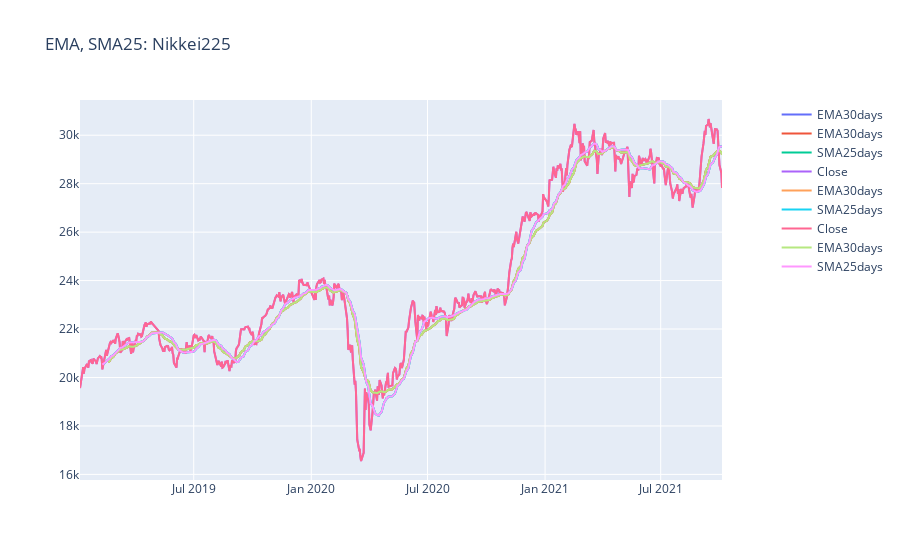

Notebook code for this chart:
### Code cell
fig_ma.add_trace(go.Line(x=yahoo_n225.index,  # Close
                     y=yahoo_n225['Close'],
                     name="Close"),
              row=1, col=1)

fig_ma.add_trace(go.Line(x=ema_30.index,  # EMA
                     y=ema_30,
                     name="EMA30days"),
              row=1, col=1)

fig_ma.add_trace(go.Line(x=sma25.index,  # SMA25
                     y=sma25,
                     name="SMA25days"),
              row=1, col=1)

fig_ma.update_layout(title_text="EMA, SMA25: Nikkei225")

### Figure 1 — Plotly figure (JSON) as saved in the notebook; plotly's stock layout.template omitted (floating-point values rounded to 4 significant figures; data arrays with more than 128 entries replaced by an {"elided": "..."} marker saying what was removed)
{"data": [{"name": "EMA30days", "type": "scatter", "x": {"elided": "668 str values"}, "xaxis": "x", "y": {"elided": "668 float values"}, "yaxis": "y"}, {"name": "EMA30days", "type": "scatter", "x": {"elided": "668 str values"}, "xaxis": "x", "y": {"elided": "668 float values"}, "yaxis": "y"}, {"name": "SMA25days", "type": "scatter", "x": {"elided": "668 str values"}, "xaxis": "x", "y": {"elided": "668 float values"}, "yaxis": "y"}, {"name": "Close", "type": "scatter", "x": {"elided": "668 str values"}, "xaxis": "x", "y": {"elided": "668 float values"}, "yaxis": "y"}, {"name": "EMA30days", "type": "scatter", "x": {"elided": "668 str values"}, "xaxis": "x", "y": {"elided": "668 float values"}, "yaxis": "y"}, {"name": "SMA25days", "type": "scatter", "x": {"elided": "668 str values"}, "xaxis": "x", "y": {"elided": "668 float values"}, "yaxis": "y"}, {"name": "Close", "type": "scatter", "x": {"elided": "668 str values"}, "xaxis": "x", "y": {"elided": "668 float values"}, "yaxis": "y"}, {"name": "EMA30days", "type": "scatter", "x": {"elided": "668 str values"}, "xaxis": "x", "y": {"elided": "668 float values"}, "yaxis": "y"}, {"name": "SMA25days", "type": "scatter", "x": {"elided": "668 str values"}, "xaxis": "x", "y": {"elided": "668 float values"}, "yaxis": "y"}], "layout": {"autosize": true, "title": {"text": "EMA, SMA25: Nikkei225"}, "xaxis": {"anchor": "y", "autorange": true, "domain": [0, 0.94], "range": ["2019-01-04", "2021-10-05"], "type": "date"}, "yaxis": {"anchor": "x", "autorange": true, "domain": [0, 1], "range": [15770.0, 31450.0], "type": "linear"}, "yaxis2": {"anchor": "x", "overlaying": "y", "side": "right"}}}
